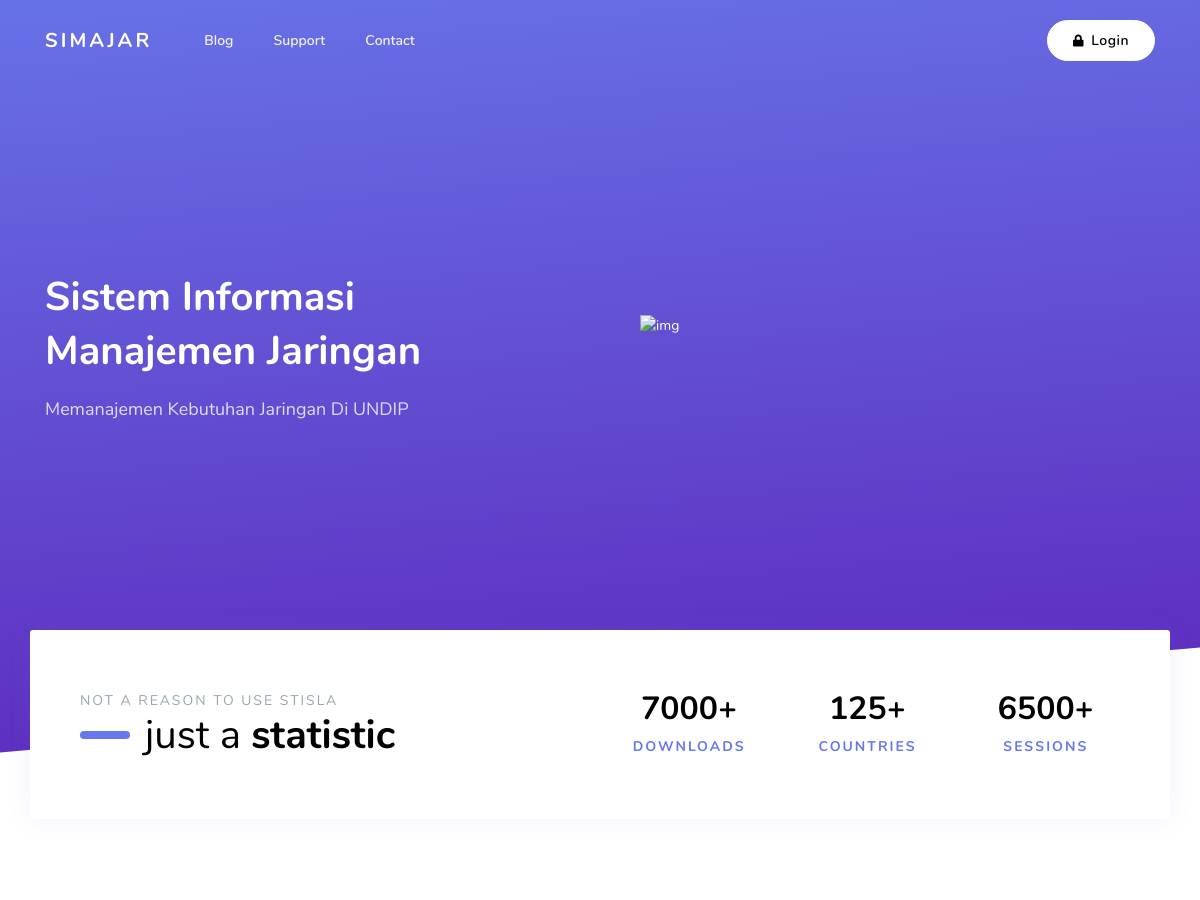
The app's page / (upper part), older data.
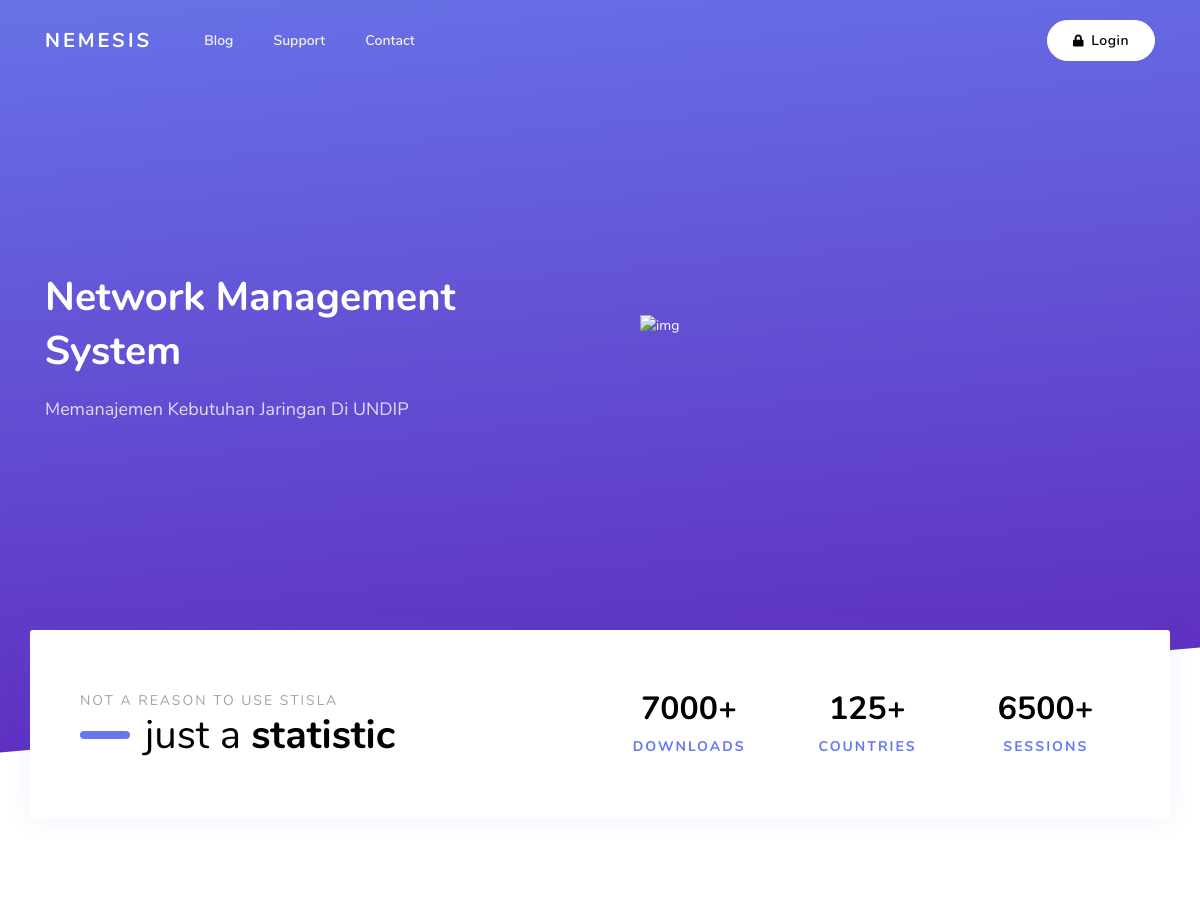
The same page, newer data.
### tables this page shows
CREATE TABLE `webconf`  (
  `id` int(1) NOT NULL,
  `main_color` varchar(10) NULL DEFAULT NULL,
  `office_name` varchar(18) NULL DEFAULT NULL,
  `office_address` varchar(255) NULL DEFAULT NULL,
  `office_phone_number` varchar(14) NULL DEFAULT NULL,
  `slogan` varchar(255) NULL DEFAULT NULL,
  `description` varchar(255) NULL DEFAULT NULL,
  `host` varchar(255) NULL DEFAULT NULL,
  `email` varchar(255) NULL DEFAULT NULL,
  `password` varchar(100) NULL DEFAULT NULL,
  `port` varchar(4) NULL DEFAULT NULL,
  `crypto` varchar(3) NULL DEFAULT NULL,
  PRIMARY KEY (`id`) USING BTREE
);

### application/controllers/General.php (called while the page is built, shortened)
<?php
class General extends CI_Controller
{
  public function __construct()
  {
    $this->load->library('form_validation');
    $this->load->model('general_model');
  }
  public function index()
  {
    $data['webconf'] = $this->general_model->getWebconf('webconf', 'id', 1);
    $this->load->view('home', $data);
  }
}

### index.php (called while the page is built, shortened)
<?php
require_once BASEPATH.'core/CodeIgniter.php';

### application/models/General_model.php (called while the page is built, shortened)
<?php
class General_model extends CI_Model
{
  public function getWebconf()
  {
    $where = array(
      'id' => 1
    );
    return $this->db->get_where('webconf', $where)->row();
  }
}

### application/views/home.php (the view, shortened to what this page needs)
<!DOCTYPE html>
<html lang="en">
<head>
    <link rel="stylesheet" href="<?= base_url('assets'); ?>/stisla/dist/assets/modules/prism/prism.css">
    <link rel="stylesheet" href="<?= base_url('assets'); ?>/stisla/dist/assets/modules/bootstrap/css/bootstrap.min.css">
    <link rel="stylesheet" href="<?= base_url('assets'); ?>/stisla/dist/assets/modules/fontawesome/css/all.min.css">
	<link rel="stylesheet" href="<?= base_url('assets'); ?>/stisla-front/dist/style.css">
    <link rel="stylesheet" href="<?= base_url('assets'); ?>/stisla-front/dist/custom.css">
    <link rel="stylesheet" href="<?= base_url('assets'); ?>/stisla-front/dist/landing.css">
</head>
<body class="">
    <nav class="navbar navbar-reverse navbar-expand-lg">
        <div class="container">
            <a class="navbar-brand smooth" href="<?= base_url('/'); ?>"><?php echo $webconf->office_name; ?></a>
            <div class="collapse navbar-collapse" id="navbarSupportedContent">
                <ul class="navbar-nav mr-auto ml-lg-3 align-items-lg-center">
                    <li class="nav-item"><a href="https://getstisla.com/blog" class="nav-link">Blog</a></li>
                    <li class="nav-item"><a href="https://getstisla.com/support" class="nav-link">Support</a></li>
                    <li class="nav-item"><a href="https://getstisla.com/page/contact" class="nav-link">Contact</a></li>
                </ul>
                <ul class="navbar-nav ml-auto align-items-lg-center d-none d-lg-block">
                    <li class="ml-lg-3 nav-item">
                        <a href="<?= base_url('login'); ?>" class="btn btn-round smooth btn-icon icon-left">
                            <i class="fas fa-lock"></i> Login
                        </a>
                    </li>
                </ul>
            </div>
        </div>
    </nav>
        <div class="hero-wrapper" id="top">
        <div class="hero">
            <div class="container">
                <div class="text text-center text-lg-left">
                    <h1><?php echo $webconf->slogan; ?></h1>
                    <p class="lead">
                    <?php echo $webconf->description; ?>
                    </p>
                </div>
                <div class="image d-none d-lg-block">
                    <img src="<?= base_url('assets'); ?>/stisla-front/ill.svg" alt="img">
                </div>
            </div>
        </div>
    </div>
    <div class="callout container">
        <div class="row">
            <div class="col-md-6 col-12 mb-4 mb-lg-0">
                <div class="text-job text-muted text-14">not a reason to use Stisla</div>
                <div class="h1 mb-0 font-weight-bold"><span class="font-weight-500">just a </span>statistic</div>
            </div>
            <div class="col-4 col-md-2 text-center">
                <div class="h2 font-weight-bold">7000+</div>
                <div class="text-uppercase font-weight-bold ls-2 text-primary">Downloads</div>
            </div>
            <div class="col-4 col-md-2 text-center">
                <div class="h2 font-weight-bold">125+</div>
                <div class="text-uppercase font-weight-bold ls-2 text-primary">Countries</div>
            </div>
            <div class="col-4 col-md-2 text-center">
                <div class="h2 font-weight-bold">6500+</div>
                <div class="text-uppercase font-weight-bold ls-2 text-primary">Sessions</div>
            </div>
        </div>
    </div>
    <section id="features">
    </section>
    </body>
</html>

Row changes from the older to the newer data that the page shows:
changed webconf "Memanajemen Kebutuhan Jaringan Di UNDIP": office_name "SIMAJAR" → "NEMESIS"; slogan "Sistem Informasi Manajemen Jaringan" → "Network Management System"
